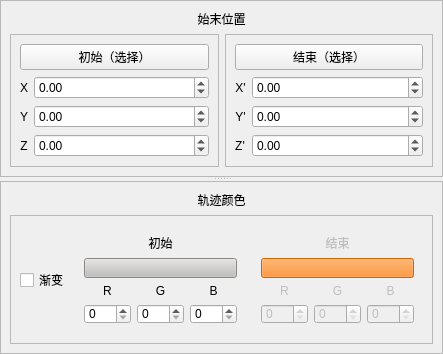
               <widget class="QSplitter" name="splitter_6">
                <property name="sizePolicy">
                 <sizepolicy hsizetype="Preferred" vsizetype="Preferred">
                  <horstretch>0</horstretch>
                  <verstretch>0</verstretch>
                 </sizepolicy>
                </property>
                <property name="orientation">
                 <enum>Qt::Vertical</enum>
                </property>
                <widget class="QFrame" name="frame_4">
                 <property name="frameShape">
                  <enum>QFrame::StyledPanel</enum>
                 </property>
                 <property name="frameShadow">
                  <enum>QFrame::Raised</enum>
                 </property>
                 <layout class="QGridLayout" name="gridLayout_3">
                  <item row="1" column="0">
                   <widget class="QFrame" name="frame_5">
                    <property name="frameShape">
                     <enum>QFrame::StyledPanel</enum>
                    </property>
                    <property name="frameShadow">
                     <enum>QFrame::Raised</enum>
                    </property>
                    <layout class="QGridLayout" name="gridLayout_4">
                     <item row="2" column="0">
                      <widget class="QLabel" name="label_3">
                       <property name="sizePolicy">
                        <sizepolicy hsizetype="Fixed" vsizetype="Preferred">
                         <horstretch>0</horstretch>
                         <verstretch>0</verstretch>
                        </sizepolicy>
                       </property>
                       <property name="text">
                        <string>Y</string>
                       </property>
                       <property name="alignment">
                        <set>Qt::AlignCenter</set>
                       </property>
                      </widget>
                     </item>
                     <item row="1" column="0">
                      <widget class="QLabel" name="label_2">
                       <property name="sizePolicy">
                        <sizepolicy hsizetype="Fixed" vsizetype="Preferred">
                         <horstretch>0</horstretch>
                         <verstretch>0</verstretch>
                        </sizepolicy>
                       </property>
                       <property name="minimumSize">
                        <size>
                         <width>0</width>
                         <height>0</height>
                        </size>
                       </property>
                       <property name="text">
                        <string>X</string>
                       </property>
                       <property name="alignment">
                        <set>Qt::AlignCenter</set>
                       </property>
                      </widget>
                     </item>
                     <item row="0" column="0" colspan="2">
                      <widget class="QPushButton" name="pushButton_select_start_point">
                       <property name="sizePolicy">
                        <sizepolicy hsizetype="Preferred" vsizetype="Preferred">
                         <horstretch>0</horstretch>
                         <verstretch>0</verstretch>
                        </sizepolicy>
                       </property>
                       <property name="text">
                        <string>初始（选择）</string>
                       </property>
                      </widget>
                     </item>
                     <item row="4" column="0">
                      <widget class="QLabel" name="label_4">
                       <property name="sizePolicy">
                        <sizepolicy hsizetype="Fixed" vsizetype="Preferred">
                         <horstretch>0</horstretch>
                         <verstretch>0</verstretch>
                        </sizepolicy>
                       </property>
                       <property name="text">
                        <string>Z</string>
                       </property>
                       <property name="alignment">
                        <set>Qt::AlignCenter</set>
                       </property>
                      </widget>
                     </item>
                     <item row="4" column="1">
                      <widget class="QDoubleSpinBox" name="doubleSpinBox_start_z">
                       <property name="sizePolicy">
                        <sizepolicy hsizetype="Preferred" vsizetype="Preferred">
                         <horstretch>0</horstretch>
                         <verstretch>0</verstretch>
                        </sizepolicy>
                       </property>
                       <property name="minimum">
                        <double>-200.000000000000000</double>
                       </property>
                       <property name="maximum">
                        <double>200.000000000000000</double>
                       </property>
                      </widget>
                     </item>
                     <item row="2" column="1">
                      <widget class="QDoubleSpinBox" name="doubleSpinBox_start_y">
                       <property name="sizePolicy">
                        <sizepolicy hsizetype="Preferred" vsizetype="Preferred">
                         <horstretch>0</horstretch>
                         <verstretch>0</verstretch>
                        </sizepolicy>
                       </property>
                       <property name="minimum">
                        <double>-200.000000000000000</double>
                       </property>
                       <property name="maximum">
                        <double>200.000000000000000</double>
                       </property>
                      </widget>
                     </item>
                     <item row="1" column="1">
                      <widget class="QDoubleSpinBox" name="doubleSpinBox_start_x">
                       <property name="sizePolicy">
                        <sizepolicy hsizetype="Preferred" vsizetype="Preferred">
                         <horstretch>0</horstretch>
                         <verstretch>0</verstretch>
                        </sizepolicy>
                       </property>
                       <property name="minimum">
                        <double>-200.000000000000000</double>
                       </property>
                       <property name="maximum">
                        <double>200.000000000000000</double>
                       </property>
                      </widget>
                     </item>
                    </layout>
                   </widget>
                  </item>
                  <item row="1" column="1">
                   <widget class="QFrame" name="frame_6">
                    <property name="frameShape">
                     <enum>QFrame::StyledPanel</enum>
                    </property>
                    <property name="frameShadow">
                     <enum>QFrame::Raised</enum>
                    </property>
                    <layout class="QGridLayout" name="gridLayout_7">
                     <item row="1" column="0">
                      <widget class="QLabel" name="label_9">
                       <property name="sizePolicy">
                        <sizepolicy hsizetype="Fixed" vsizetype="Preferred">
                         <horstretch>0</horstretch>
                         <verstretch>0</verstretch>
                        </sizepolicy>
                       </property>
                       <property name="text">
                        <string>X'</string>
                       </property>
                       <property name="alignment">
                        <set>Qt::AlignCenter</set>
                       </property>
                      </widget>
                     </item>
                     <item row="2" column="0">
                      <widget class="QLabel" name="label_7">
                       <property name="sizePolicy">
                        <sizepolicy hsizetype="Fixed" vsizetype="Preferred">
                         <horstretch>0</horstretch>
                         <verstretch>0</verstretch>
                        </sizepolicy>
                       </property>
                       <property name="text">
                        <string>Y'</string>
                       </property>
                       <property name="alignment">
                        <set>Qt::AlignCenter</set>
                       </property>
                      </widget>
                     </item>
                     <item row="3" column="0">
                      <widget class="QLabel" name="label_8">
                       <property name="sizePolicy">
                        <sizepolicy hsizetype="Fixed" vsizetype="Preferred">
                         <horstretch>0</horstretch>
                         <verstretch>0</verstretch>
                        </sizepolicy>
                       </property>
                       <property name="text">
                        <string>Z'</string>
                       </property>
                       <property name="alignment">
                        <set>Qt::AlignCenter</set>
                       </property>
                      </widget>
                     </item>
                     <item row="0" column="0" colspan="2">
                      <widget class="QPushButton" name="pushButton_select_end_point">
                       <property name="sizePolicy">
                        <sizepolicy hsizetype="Preferred" vsizetype="Preferred">
                         <horstretch>0</horstretch>
                         <verstretch>0</verstretch>
                        </sizepolicy>
                       </property>
                       <property name="text">
                        <string>结束（选择）</string>
                       </property>
                      </widget>
                     </item>
                     <item row="3" column="1">
                      <widget class="QDoubleSpinBox" name="doubleSpinBox_end_z">
                       <property name="sizePolicy">
                        <sizepolicy hsizetype="Preferred" vsizetype="Preferred">
                         <horstretch>0</horstretch>
                         <verstretch>0</verstretch>
                        </sizepolicy>
                       </property>
                       <property name="minimum">
                        <double>-200.000000000000000</double>
                       </property>
                       <property name="maximum">
                        <double>200.000000000000000</double>
                       </property>
                      </widget>
                     </item>
                     <item row="2" column="1">
                      <widget class="QDoubleSpinBox" name="doubleSpinBox_end_y">
                       <property name="sizePolicy">
                        <sizepolicy hsizetype="Preferred" vsizetype="Preferred">
                         <horstretch>0</horstretch>
                         <verstretch>0</verstretch>
                        </sizepolicy>
                       </property>
                       <property name="minimum">
                        <double>-200.000000000000000</double>
                       </property>
                       <property name="maximum">
                        <double>200.000000000000000</double>
                       </property>
                      </widget>
                     </item>
                     <item row="1" column="1">
                      <widget class="QDoubleSpinBox" name="doubleSpinBox_end_x">
                       <property name="sizePolicy">
                        <sizepolicy hsizetype="Preferred" vsizetype="Preferred">
                         <horstretch>0</horstretch>
                         <verstretch>0</verstretch>
                        </sizepolicy>
                       </property>
                       <property name="minimum">
                        <double>-200.000000000000000</double>
                       </property>
                       <property name="maximum">
                        <double>200.000000000000000</double>
                       </property>
                      </widget>
                     </item>
                    </layout>
                   </widget>
                  </item>
                  <item row="0" column="0" colspan="2">
                   <widget class="QLabel" name="label">
                    <property name="sizePolicy">
                     <sizepolicy hsizetype="Preferred" vsizetype="Fixed">
                      <horstretch>0</horstretch>
                      <verstretch>0</verstretch>
                     </sizepolicy>
                    </property>
                    <property name="text">
                     <string>始末位置</string>
                    </property>
                    <property name="alignment">
                     <set>Qt::AlignCenter</set>
                    </property>
                   </widget>
                  </item>
                 </layout>
                </widget>
                <widget class="QFrame" name="frame_16">
                 <property name="frameShape">
                  <enum>QFrame::StyledPanel</enum>
                 </property>
                 <property name="frameShadow">
                  <enum>QFrame::Raised</enum>
                 </property>
                 <layout class="QGridLayout" name="gridLayout_17">
                  <item row="1" column="0">
                   <widget class="QFrame" name="frame_17">
                    <property name="sizePolicy">
                     <sizepolicy hsizetype="Preferred" vsizetype="Preferred">
                      <horstretch>0</horstretch>
                      <verstretch>0</verstretch>
                     </sizepolicy>
                    </property>
                    <property name="minimumSize">
                     <size>
                      <width>0</width>
                      <height>110</height>
                     </size>
                    </property>
                    <property name="frameShape">
                     <enum>QFrame::StyledPanel</enum>
                    </property>
                    <property name="frameShadow">
                     <enum>QFrame::Raised</enum>
                    </property>
                    <layout class="QGridLayout" name="gridLayout_18">
                     <item row="1" column="0">
                      <widget class="QCheckBox" name="checkBox_traj_gradient">
                       <property name="enabled">
                        <bool>true</bool>
                       </property>
                       <property name="sizePolicy">
                        <sizepolicy hsizetype="Preferred" vsizetype="Preferred">
                         <horstretch>0</horstretch>
                         <verstretch>0</verstretch>
                        </sizepolicy>
                       </property>
                       <property name="text">
                        <string>渐变</string>
                       </property>
                      </widget>
                     </item>
                     <item row="0" column="1" rowspan="3">
                      <widget class="QWidget" name="widget_traj_color_start" native="true">
                       <property name="sizePolicy">
                        <sizepolicy hsizetype="Expanding" vsizetype="Preferred">
                         <horstretch>0</horstretch>
                         <verstretch>0</verstretch>
                        </sizepolicy>
                       </property>
                       <property name="autoFillBackground">
                        <bool>true</bool>
                       </property>
                       <layout class="QGridLayout" name="gridLayout_21">
                        <item row="0" column="0" colspan="3">
                         <widget class="QLabel" name="label_56">
                          <property name="sizePolicy">
                           <sizepolicy hsizetype="Preferred" vsizetype="Preferred">
                            <horstretch>0</horstretch>
                            <verstretch>0</verstretch>
                           </sizepolicy>
                          </property>
                          <property name="text">
                           <string>初始</string>
                          </property>
                          <property name="alignment">
                           <set>Qt::AlignCenter</set>
                          </property>
                         </widget>
                        </item>
                        <item row="1" column="0" colspan="3">
                         <widget class="QPushButton" name="pushButton_traj_color_select_start">
                          <property name="sizePolicy">
                           <sizepolicy hsizetype="Preferred" vsizetype="Preferred">
                            <horstretch>0</horstretch>
                            <verstretch>0</verstretch>
                           </sizepolicy>
                          </property>
                          <property name="styleSheet">
                           <string notr="true">QPushButton {
	background-color: rgb(192, 191, 188);
}</string>
                          </property>
                          <property name="text">
                           <string/>
                          </property>
                         </widget>
                        </item>
                        <item row="2" column="0">
                         <widget class="QLabel" name="label_57">
                          <property name="sizePolicy">
                           <sizepolicy hsizetype="Preferred" vsizetype="Preferred">
                            <horstretch>0</horstretch>
                            <verstretch>0</verstretch>
                           </sizepolicy>
                          </property>
                          <property name="text">
                           <string>R</string>
                          </property>
                          <property name="alignment">
                           <set>Qt::AlignCenter</set>
                          </property>
                         </widget>
                        </item>
                        <item row="2" column="1">
                         <widget class="QLabel" name="label_60">
                          <property name="sizePolicy">
                           <sizepolicy hsizetype="Preferred" vsizetype="Preferred">
                            <horstretch>0</horstretch>
                            <verstretch>0</verstretch>
                           </sizepolicy>
                          </property>
                          <property name="text">
                           <string>G</string>
                          </property>
                          <property name="alignment">
                           <set>Qt::AlignCenter</set>
                          </property>
                         </widget>
                        </item>
                        <item row="2" column="2">
                         <widget class="QLabel" name="label_61">
                          <property name="sizePolicy">
                           <sizepolicy hsizetype="Preferred" vsizetype="Preferred">
                            <horstretch>0</horstretch>
                            <verstretch>0</verstretch>
                           </sizepolicy>
                          </property>
                          <property name="text">
                           <string>B</string>
                          </property>
                          <property name="alignment">
                           <set>Qt::AlignCenter</set>
                          </property>
                         </widget>
                        </item>
                        <item row="3" column="0">
                         <widget class="QSpinBox" name="spinBox_traj_color_start_r">
                          <property name="sizePolicy">
                           <sizepolicy hsizetype="Preferred" vsizetype="Preferred">
                            <horstretch>0</horstretch>
                            <verstretch>0</verstretch>
                           </sizepolicy>
                          </property>
                          <property name="maximum">
                           <number>255</number>
                          </property>
                         </widget>
                        </item>
                        <item row="3" column="1">
                         <widget class="QSpinBox" name="spinBox_traj_color_start_g">
                          <property name="sizePolicy">
                           <sizepolicy hsizetype="Preferred" vsizetype="Preferred">
                            <horstretch>0</horstretch>
                            <verstretch>0</verstretch>
                           </sizepolicy>
                          </property>
                          <property name="maximum">
                           <number>255</number>
                          </property>
                         </widget>
                        </item>
                        <item row="3" column="2">
                         <widget class="QSpinBox" name="spinBox_traj_color_start_b">
                          <property name="sizePolicy">
                           <sizepolicy hsizetype="Preferred" vsizetype="Preferred">
                            <horstretch>0</horstretch>
                            <verstretch>0</verstretch>
                           </sizepolicy>
                          </property>
                          <property name="maximum">
                           <number>255</number>
                          </property>
                         </widget>
                        </item>
                       </layout>
                      </widget>
                     </item>
                     <item row="0" column="2" rowspan="3">
                      <widget class="QWidget" name="widget_traj_color_end" native="true">
                       <property name="enabled">
                        <bool>false</bool>
                       </property>
                       <property name="sizePolicy">
                        <sizepolicy hsizetype="Expanding" vsizetype="Preferred">
                         <horstretch>0</horstretch>
                         <verstretch>0</verstretch>
                        </sizepolicy>
                       </property>
                       <property name="autoFillBackground">
                        <bool>true</bool>
                       </property>
                       <layout class="QGridLayout" name="gridLayout_22">
                        <item row="0" column="0" colspan="3">
                         <widget class="QLabel" name="label_63">
                          <property name="enabled">
                           <bool>false</bool>
                          </property>
                          <property name="sizePolicy">
                           <sizepolicy hsizetype="Preferred" vsizetype="Preferred">
                            <horstretch>0</horstretch>
                            <verstretch>0</verstretch>
                           </sizepolicy>
                          </property>
                          <property name="text">
                           <string>结束</string>
                          </property>
                          <property name="alignment">
                           <set>Qt::AlignCenter</set>
                          </property>
                         </widget>
                        </item>
                        <item row="1" column="0" colspan="3">
                         <widget class="QPushButton" name="pushButton_traj_color_select_end">
                          <property name="enabled">
                           <bool>false</bool>
                          </property>
                          <property name="sizePolicy">
                           <sizepolicy hsizetype="Preferred" vsizetype="Preferred">
                            <horstretch>0</horstretch>
                            <verstretch>0</verstretch>
                           </sizepolicy>
                          </property>
                          <property name="styleSheet">
                           <string notr="true">QPushButton {
	background-color: rgb(255, 120, 0);
}</string>
                          </property>
                          <property name="text">
                           <string/>
                          </property>
                         </widget>
                        </item>
                        <item row="2" column="0">
                         <widget class="QLabel" name="label_62">
                          <property name="enabled">
                           <bool>false</bool>
                          </property>
                          <property name="sizePolicy">
                           <sizepolicy hsizetype="Preferred" vsizetype="Preferred">
                            <horstretch>0</horstretch>
                            <verstretch>0</verstretch>
                           </sizepolicy>
                          </property>
                          <property name="text">
                           <string>R</string>
                          </property>
                          <property name="alignment">
                           <set>Qt::AlignCenter</set>
                          </property>
                         </widget>
                        </item>
                        <item row="2" column="1">
                         <widget class="QLabel" name="label_58">
                          <property name="enabled">
                           <bool>false</bool>
                          </property>
                          <property name="sizePolicy">
                           <sizepolicy hsizetype="Preferred" vsizetype="Preferred">
                            <horstretch>0</horstretch>
                            <verstretch>0</verstretch>
                           </sizepolicy>
                          </property>
                          <property name="text">
                           <string>G</string>
                          </property>
                          <property name="alignment">
                           <set>Qt::AlignCenter</set>
                          </property>
                         </widget>
                        </item>
                        <item row="2" column="2">
                         <widget class="QLabel" name="label_59">
                          <property name="enabled">
                           <bool>false</bool>
                          </property>
                          <property name="sizePolicy">
                           <sizepolicy hsizetype="Preferred" vsizetype="Preferred">
                            <horstretch>0</horstretch>
                            <verstretch>0</verstretch>
                           </sizepolicy>
                          </property>
                          <property name="text">
                           <string>B</string>
                          </property>
                          <property name="alignment">
                           <set>Qt::AlignCenter</set>
                          </property>
                         </widget>
                        </item>
                        <item row="3" column="0">
                         <widget class="QSpinBox" name="spinBox_traj_color_end_r">
                          <property name="enabled">
                           <bool>false</bool>
                          </property>
                          <property name="sizePolicy">
                           <sizepolicy hsizetype="Preferred" vsizetype="Preferred">
                            <horstretch>0</horstretch>
                            <verstretch>0</verstretch>
                           </sizepolicy>
                          </property>
                          <property name="maximum">
                           <number>255</number>
                          </property>
                         </widget>
                        </item>
                        <item row="3" column="1">
                         <widget class="QSpinBox" name="spinBox_traj_color_end_g">
                          <property name="enabled">
                           <bool>false</bool>
                          </property>
                          <property name="sizePolicy">
                           <sizepolicy hsizetype="Preferred" vsizetype="Preferred">
                            <horstretch>0</horstretch>
                            <verstretch>0</verstretch>
                           </sizepolicy>
                          </property>
                          <property name="maximum">
                           <number>255</number>
                          </property>
                         </widget>
                        </item>
                        <item row="3" column="2">
                         <widget class="QSpinBox" name="spinBox_traj_color_end_b">
                          <property name="enabled">
                           <bool>false</bool>
                          </property>
                          <property name="sizePolicy">
                           <sizepolicy hsizetype="Preferred" vsizetype="Preferred">
                            <horstretch>0</horstretch>
                            <verstretch>0</verstretch>
                           </sizepolicy>
                          </property>
                          <property name="maximum">
                           <number>255</number>
                          </property>
                         </widget>
                        </item>
                       </layout>
                      </widget>
                     </item>
                    </layout>
                   </widget>
                  </item>
                  <item row="0" column="0">
                   <widget class="QLabel" name="label_24">
                    <property name="sizePolicy">
                     <sizepolicy hsizetype="Preferred" vsizetype="Fixed">
                      <horstretch>0</horstretch>
                      <verstretch>0</verstretch>
                     </sizepolicy>
                    </property>
                    <property name="text">
                     <string>轨迹颜色</string>
                    </property>
                    <property name="alignment">
                     <set>Qt::AlignCenter</set>
                    </property>
                   </widget>
                  </item>
                 </layout>
                </widget>
               </widget>
